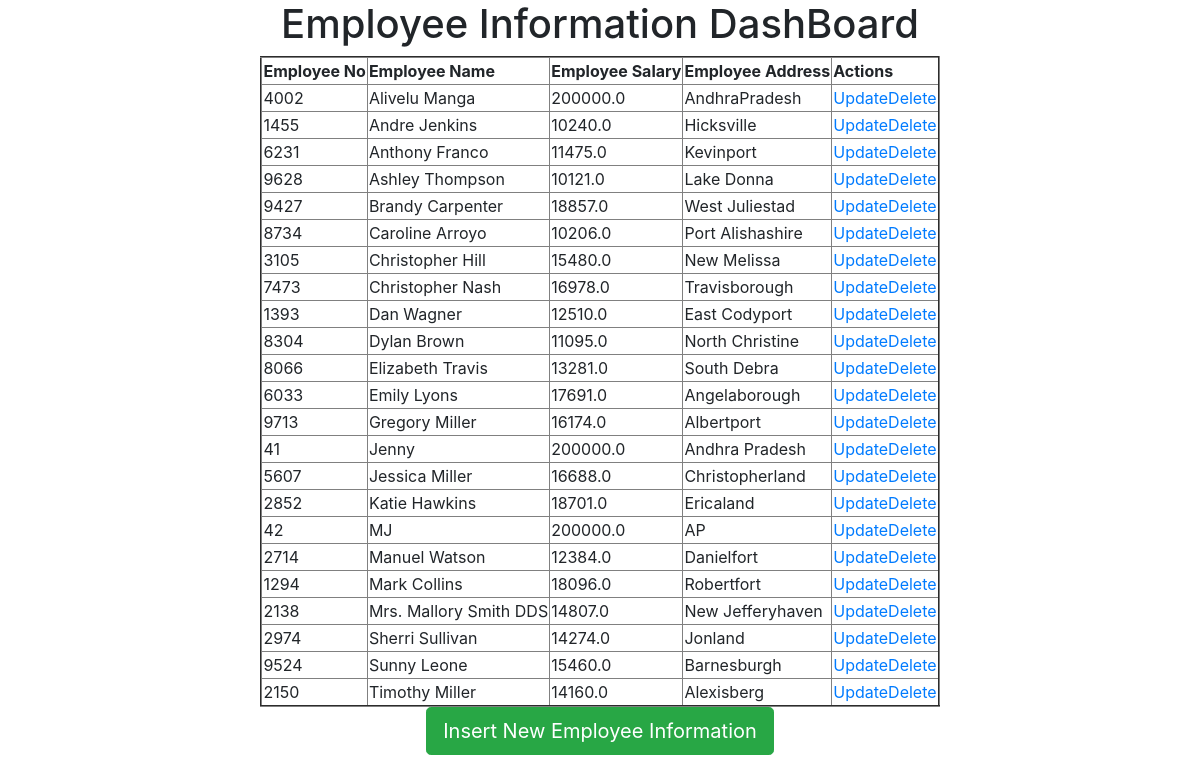
The page / on the database its author committed.
### testapp/models.py (models this page shows)
class Employee(models.Model):
    eno=models.IntegerField()
    ename=models.CharField(max_length=256)
    esal=models.FloatField()
    eaddr=models.CharField(max_length=256)
    objects=CustomManager()

### testapp/views.py (the view)
# urls.py: url(r'^$',views.retrieve_view),
def retrieve_view(request):
    avg=Employee.objects.all().aggregate(Avg('esal'))
    max=Employee.objects.all().aggregate(Max('esal'))
    min=Employee.objects.all().aggregate(Min('esal'))
    sum=Employee.objects.all().aggregate(Sum('esal'))
    count=Employee.objects.all().aggregate(Count('esal'))
    employees=Employee.objects.get_emp_sorted_by('ename')
    my_dict={'avg':avg,'max':max,'min':min,'sum':sum,'count':count}
    return render(request,'testapp/home.html',{'employees':employees})

### testapp/models.py (called while the page is built)
    def get_queryset(self):
        return super().get_queryset().order_by('eno')

    def get_emp_sorted_by(self,param):
        return super().get_queryset().order_by(param)

### templates/testapp/home.html
<!DOCTYPE html>
{% extends 'testapp/base.html'%}
{% block body_block  %}
<h1>Employee Information DashBoard</h1>
<table border="2">
  <thead>
    <th>Employee No</th>
    <th>Employee Name</th>
    <th>Employee Salary</th>
    <th>Employee Address </th>
    <th>Actions</th>
  </thead>
{% for emp in employees %}
<tr>
  <td>{{emp.eno}}</td>
  <td>{{emp.ename}}</td>
  <td>{{emp.esal}}</td>
  <td>{{emp.eaddr}}</td>
  <td><a href="/update/{{emp.id}}">Update</a><a href="/delete/{{emp.id}}">Delete</td>
</tr>
{%endfor%}
</table>
<a href="/create" class="btn btn-success btn-lg">Insert New Employee Information</a>
{%endblock%}

### templates/testapp/base.html (shortened to what this page needs)
<!DOCTYPE html>
<html lang="en" dir="ltr">
  <head>
  <link rel="stylesheet" href="https://stackpath.bootstrapcdn.com/bootstrap/4.5.0/css/bootstrap.min.css">
  </head>
  <body>
    <div class="container" align="center">
      {%block body_block%}
      {%endblock %}
    </div>
  </body>
</html>

### rows shown on the page
Employee: eno "4002", ename "Alivelu Manga", esal "200000.0", eaddr "AndhraPradesh"
Employee: eno "1455", ename "Andre Jenkins", esal "10240.0", eaddr "Hicksville"
Employee: eno "6231", ename "Anthony Franco", esal "11475.0", eaddr "Kevinport"
Employee: eno "9628", ename "Ashley Thompson", esal "10121.0", eaddr "Lake Donna"
Employee: eno "9427", ename "Brandy Carpenter", esal "18857.0", eaddr "West Juliestad"
Employee: eno "8734", ename "Caroline Arroyo", esal "10206.0", eaddr "Port Alishashire"
Employee: eno "3105", ename "Christopher Hill", esal "15480.0", eaddr "New Melissa"
Employee: eno "7473", ename "Christopher Nash", esal "16978.0", eaddr "Travisborough"
Employee: eno "1393", ename "Dan Wagner", esal "12510.0", eaddr "East Codyport"
Employee: eno "8304", ename "Dylan Brown", esal "11095.0", eaddr "North Christine"
Employee: eno "8066", ename "Elizabeth Travis", esal "13281.0", eaddr "South Debra"
Employee: eno "6033", ename "Emily Lyons", esal "17691.0", eaddr "Angelaborough"
Employee: eno "9713", ename "Gregory Miller", esal "16174.0", eaddr "Albertport"
Employee: eno "41", ename "Jenny", esal "200000.0", eaddr "Andhra Pradesh"
Employee: eno "5607", ename "Jessica Miller", esal "16688.0", eaddr "Christopherland"
Employee: eno "2852", ename "Katie Hawkins", esal "18701.0", eaddr "Ericaland"
Employee: eno "42", ename "MJ", esal "200000.0", eaddr "AP"
Employee: eno "2714", ename "Manuel Watson", esal "12384.0", eaddr "Danielfort"
Employee: eno "1294", ename "Mark Collins", esal "18096.0", eaddr "Robertfort"
Employee: eno "2138", ename "Mrs. Mallory Smith DDS", esal "14807.0", eaddr "New Jefferyhaven"
Employee: eno "2974", ename "Sherri Sullivan", esal "14274.0", eaddr "Jonland"
Employee: eno "9524", ename "Sunny Leone", esal "15460.0", eaddr "Barnesburgh"
Employee: eno "2150", ename "Timothy Miller", esal "14160.0", eaddr "Alexisberg"
